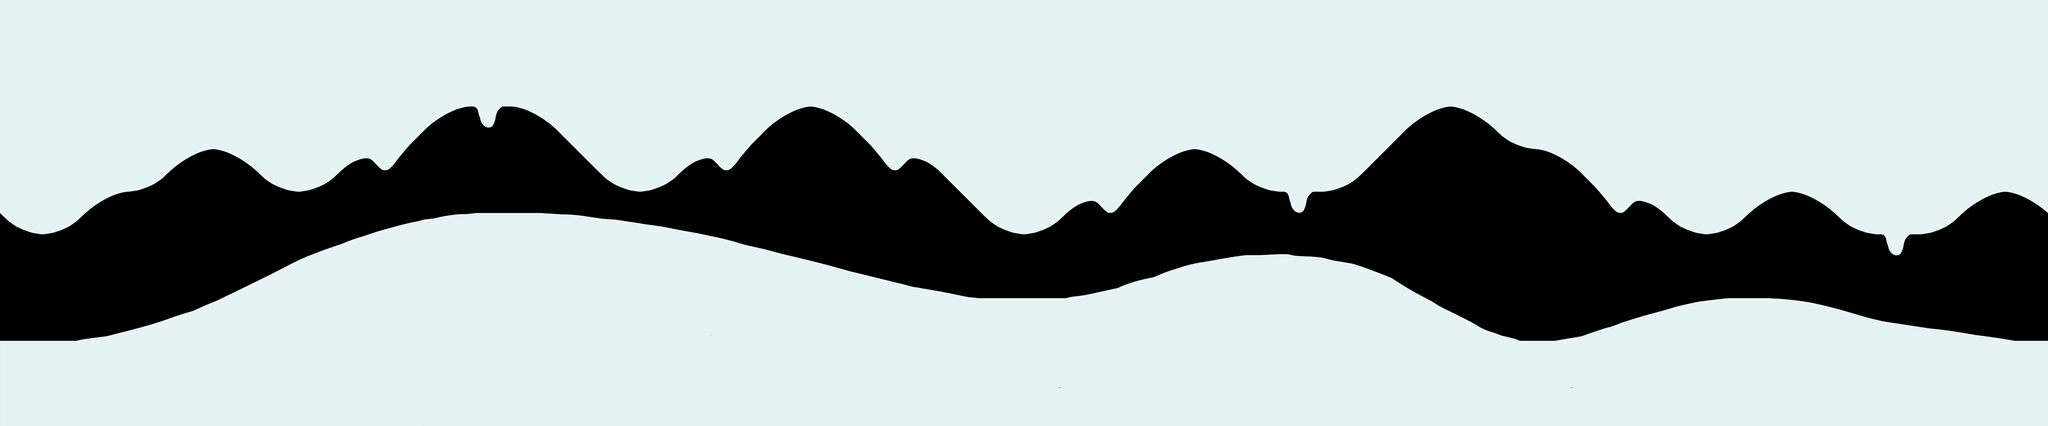

Tiled map render using the project's own tile images. Description and the whole map definition, tile-layer contents included, below:
An orthogonal 48x10 tile map with 128x128 px tiles, 1 tile layer (Tile Layer 1), 2 tilesets.

<map version="1.2" tiledversion="1.2.1" orientation="orthogonal" renderorder="left-up" width="48" height="10" tilewidth="128" tileheight="128" infinite="0" nextlayerid="7" nextobjectid="1">
 <tileset firstgid="1" source="textura.tsx" />
 <tileset firstgid="10" source="textureButton.tsx" />
 <layer id="6" name="Tile Layer 1" width="48" height="10">
  <data encoding="csv">
1,1,1,1,1,1,1,1,1,1,1,1,1,1,1,1,1,1,1,1,1,1,1,1,1,1,1,1,1,1,1,1,1,1,1,1,1,1,1,1,1,1,1,1,1,1,1,1,
1,1,1,1,1,1,1,1,1,1,1,1,1,1,1,1,1,1,1,1,1,1,1,1,1,1,1,1,1,1,1,1,1,1,1,1,1,1,1,1,1,1,1,1,1,1,1,1,
1,1,1,1,1,1,1,1,1,1,2147483657,8,9,1,1,1,1,1,2147483657,9,1,1,1,1,1,1,1,1,1,1,1,1,1,2147483657,9,1,1,1,1,1,1,1,1,1,1,1,1,1,
1,1,1,1,2147483657,9,1,1,3,2,0,0,0,5,1,1,3,2,0,0,2147483650,2147483651,1,1,1,1,1,2147483657,9,1,1,1,2147483653,0,0,7,9,1,1,1,1,1,1,1,1,1,1,1,
1,1,2147483657,2147483655,0,0,7,2147483655,0,0,0,0,0,0,7,2147483655,0,0,0,0,0,0,5,1,1,3,2,0,0,7,8,2147483655,0,0,0,0,0,2147483650,2147483651,1,1,2147483657,9,1,1,1,2147483657,9,
7,2147483655,0,0,0,0,0,0,0,0,0,0,0,0,0,0,0,0,0,0,0,0,0,7,2147483655,0,0,0,0,0,0,0,0,0,0,0,0,0,0,7,2147483655,0,0,7,8,2147483655,0,0,
0,0,0,0,0,0,0,0,0,0,0,0,0,0,0,0,0,0,0,0,0,0,0,0,0,0,0,0,0,0,0,0,0,0,0,0,0,0,0,0,0,0,0,0,0,0,0,0,
0,0,0,0,0,0,0,0,0,0,0,0,0,0,0,0,0,0,0,0,0,0,0,0,0,0,0,0,0,0,0,0,0,0,0,0,0,0,0,0,0,0,0,0,0,0,0,0,
0,0,0,0,0,0,0,0,0,0,0,0,0,0,0,0,0,0,0,0,0,0,0,0,0,0,0,0,0,0,0,0,0,0,0,0,0,0,0,0,0,0,0,0,0,0,0,0,
11,0,0,0,0,0,0,0,0,0,0,0,12,0,0,0,0,0,0,0,0,0,0,0,13,0,0,0,0,0,0,0,0,0,0,0,10,0,0,0,0,0,0,0,0,0,0,0
</data>
 </layer>
</map>
